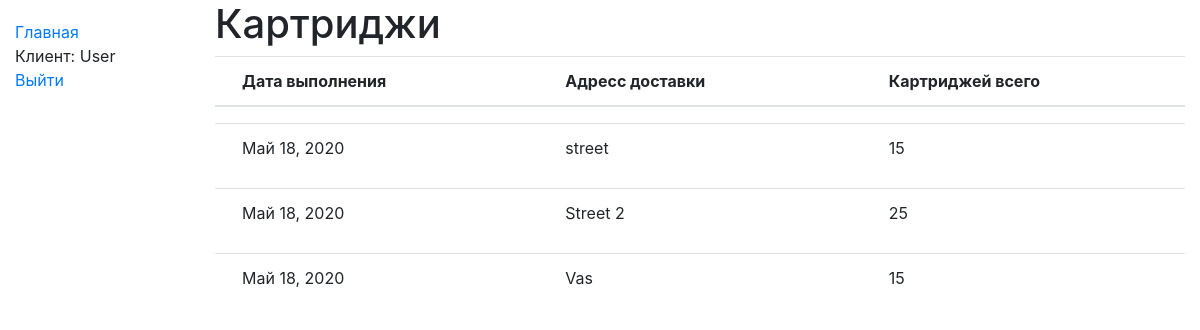
The page /cartridgelist/mycartidges/ (signed in) on the database its author committed.
### cartridgelist/models.py (models this page shows, shortened)
class Cartridges(models.Model):
    id = models.UUIDField(primary_key=True, default=uuid.uuid4())
    date_of_repairs = models.DateField()
    address = models.CharField(max_length=250)
    total = models.IntegerField()
    client = models.ForeignKey(User, on_delete=models.SET_NULL, null=True, blank=True)
    class Meta:
        ordering = ['-date_of_repairs']

### cartridgelist/views.py (the view)
class ClientCartridgeRepairs(LoginRequiredMixin, generic.ListView):
    model = Cartridges
    template_name = 'cartridgelist/cartridge_list_in_repairs.html'
    def get_queryset(self):
        return Cartridges.objects.filter(client=self.request.user).order_by('date_of_repairs')

### cartridgelist/templates/cartridgelist/cartridge_list_in_repairs.html
{% extends "base_generic.html" %}
{% block content %}
    <h1>Картриджи</h1>
    {% if cartridges_list %}
        <table class="table">
            <div class="container">
                <thead>
                <div class="row">
                    <tr>
                        <th scope="col">
                            <div class="col-sm">Дата выполнения</div>
                        </th>
                        <th scope="col">
                            <div class="col-sm">Адресс доставки</div>
                        </th>
                        <th scope="col">
                            <div class="col-sm">Картриджей всего</div>
                        </th>
                    </tr>
                </div>
                </thead>
            </div>
        </table>
        {% for cartridges in cartridges_list %}
            <table class="table">
                <div class="container">
                    <tbody>
                    <div class="row">
                        <tr>
                            <td>
                                <div class="col-sm" class="alert alert-info">{{ cartridges.date_of_repairs }}</div>
                            </td>
                            <td>
                                <div class="col-sm" class="alert alert-info">{{ cartridges.address }}</div>
                            </td>
                            <td>
                                <div class="col-sm" class="alert alert-info">{{ cartridges.total }}</div>
                            </td>
                        </tr>
                    </div>
                    </tbody>
                </div>
            </table>
        {% endfor %}
    {% else %}
        <p>There are no books borrowed.</p>
    {% endif %}
{% endblock %}

### cartridgelist/templates/base_generic.html (shortened to what this page needs)
<!DOCTYPE html>
<html lang="en">
<head>
    <link rel="stylesheet" href="https://stackpath.bootstrapcdn.com/bootstrap/4.5.0/css/bootstrap.min.css"
>
    {% load static %}
    <link rel="stylesheet" href="{% static 'css/styles.css' %}">
</head>
<body>
<div class="container-fluid">
    <div class="row">
        <div class="col-sm-2">
            {% block sidebar %}
                <ul class="sidebar-nav">
                    <li><a href="{% url 'index' %}">Главная</a></li>
                    {% if user.is_authenticated %}
                        <li>Клиент: {{ user.get_username }}</li>
                        <li><a href="{% url 'logout' %}?next={{ request.path }}">Выйти</a></li>
                    {% else %}
                        <li><a href="{% url 'login' %}?next={{ request.path }}">Войти</a></li>
                    {% endif %}
                </ul>
            {% endblock %}
        </div>
        <div class="col-sm-10 ">
            {% block content %}{% endblock %}
        </div>
    </div>
</div>
</body>
</html>

### cartridgelist/static/css/styles.css (style rules this page uses)
.sidebar-nav { margin-top: 20px; padding: 0; list-style: none; }
table { table-layout: fixed; width: 100%; }
td, th { width: 2%; }

### rows shown on the page
Cartridges: date_of_repairs "Май 18, 2020", address "street", total "15"
Cartridges: date_of_repairs "Май 18, 2020", address "Street 2", total "25"
Cartridges: date_of_repairs "Май 18, 2020", address "Vas", total "15"

### other values the page prints
{{ user.get_username }} "User"
